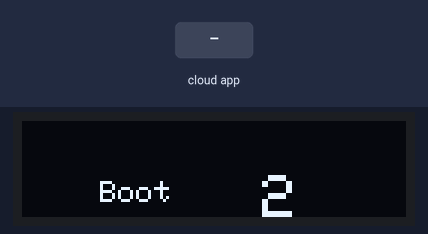
Recording of a sketch running on a simulated ESP32. On the bench: 128×32 one-colour display. The inputs (shaded band) are chosen by the test bench. WiFi joins after 1.5 s; servers stay silent unless stated; the display library's start-up logo is not drawn; no MQTT or app messages arrive unless stated; not simulated (calls return 0 or success): PrivateCredentials.h; names the files do not define were given values by the test bench: AIO_SERVERPORT = 80; what the sketch prints to the serial monitor is not drawn.

Above: at 3.6 s.
At 15.2 s:
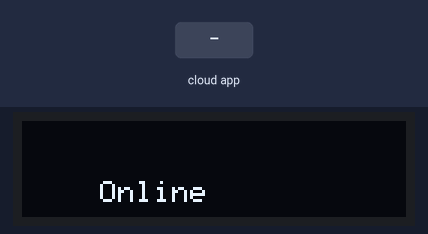
15.3 s: the phone or cloud app sets Temp3 to 1
At 22.5 s:
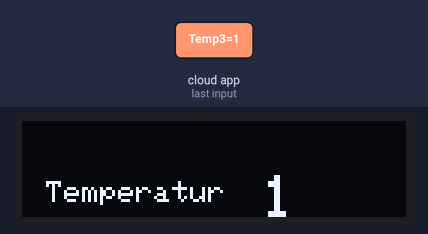
22.8 s: the phone or cloud app sets Fugt3 to 1
At 33.4 s:
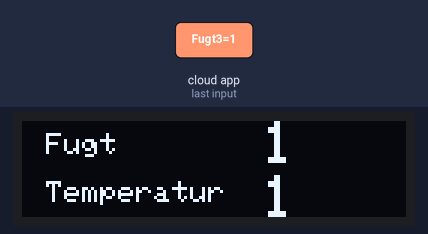
33.8 s: the phone or cloud app sets Temp3 to 0
At 44.2 s:
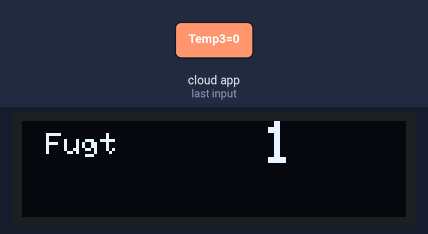
Timing chart, 0 to 45.7 s (numbered marks = the images above; inputs shaded):
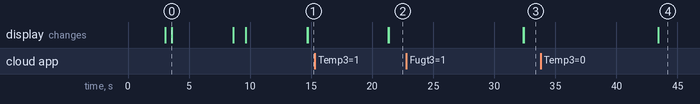

The sketch:

MQTT32_Visual.ino
```cpp
/***********************************************************************

  Using Adafruit MQTT Library on ESP32. Using SSL/TLS
  https://learn.adafruit.com/mqtt-adafruit-io-and-you/intro-to-adafruit-mqtt
  https://io.adafruit.com/api/docs/mqtt.html

  Test on Lolin C3 Super Mini. SDA/SCL on 8/10 as debug output shows
  [esp32-hal-i2c.c:112] i2cInit(): Initializing I2C Master: sda=8 scl=10 freq=100000
  CPU C3 https://www.aliexpress.com/item/1005006391993583.html

 **********************************************************************/

#include <WiFi.h>
#include "WiFiClientSecure.h"
#include "Adafruit_MQTT.h"
#include "Adafruit_MQTT_Client.h"

#include "Screen.h"

#define LOGO "MQTT32_Visual"

// Setup: Adafruit.io
#include "PrivateCredentials.h" // WiFi, AIO_SERVER, AIO_SERVERPORT, AIO_, AIO_USERNAME, AIO_KEY, adafruitio_root_ca

// WiFiFlient, Secure for SSL/TLS support
WiFiClientSecure client;

// MQTT client
Adafruit_MQTT_Client mqtt(&client, AIO_SERVER, AIO_SERVERPORT, AIO_USERNAME, AIO_KEY);

// Setup a feed for Subscribeing, one for each value
#define SUB "3"  //Mine is called Temp3, Fugt3, ...
Adafruit_MQTT_Subscribe Temp   = Adafruit_MQTT_Subscribe(&mqtt, AIO_USERNAME "/feeds/Temp" SUB);
Adafruit_MQTT_Subscribe Humi   = Adafruit_MQTT_Subscribe(&mqtt, AIO_USERNAME "/feeds/Fugt" SUB);

// Connect and reconnect as necessary to the MQTT server.
void MQTT_connect() {
  if (mqtt.connected()) return; // Stop if already connected.
  scrBooting();

  Serial.print("Connecting to MQTT...  Reading " AIO_USERNAME "/feeds/Temp" SUB);

  int8_t ret, retries = 1;
  while (ret = mqtt.connect() ) { // connect will return 0 for connected
    scrBooting();
    if (retries++ == 5) while(1); //Reboot 5 min
    Serial.println(mqtt.connectErrorString(ret));
    Serial.printf("Retrying MQTT connection in 5 seconds..., %d/5",retries);
    mqtt.disconnect();
    for (byte n=0; n<6; n++,delay(10000) ) scrBooting(); // 1 min
  }
  scrBooting();
  Serial.println(", MQTT Connected!");
}

int32_t TempVal, HumiVal;
bool gotData;
byte noInfoSecs=15;

void doDataStuff()
{
  scrBooting();
  if (noInfoSecs++ >=24) {  //Each step = 10 secs
    noInfoSecs = 24;
    scrCLS();
    static byte pos01=0;
    scrTextBig((pos01++) & 1,"   Offline",0);
  }
  // Get some data, when ready!
  Adafruit_MQTT_Subscribe *subscription;
  while ((subscription = mqtt.readSubscription(5000))) {
    gotData = true;
    if (subscription == &Temp) TempVal = atoi( (char *) Temp.lastread);
    if (subscription == &Humi) HumiVal = atoi( (char *) Humi.lastread);
    delay(1000); //Slow down
  }
  if (gotData) {
    noInfoSecs = 0;
    Serial.printf(F("Read Temp:%d, Humidity:%d\n"), TempVal, HumiVal);
    scrCLS();
    if (TempVal) scrTextBig(1,"Temperatur",TempVal);
    if (HumiVal) scrTextBig(0,"Fugt",HumiVal);
  }
  gotData = false;
}

void loop() {
  scrBooting();
  delay(5000);
  MQTT_connect(); //Ensure the connection to the MQTT server is alive.

  if (bootVar) {
    bootVar = 0;
    scrCLS();
    scrTextBig(1,"   Online",0);
  }

  doDataStuff();
  if(! mqtt.ping()) {
    Serial.println("Disconnecting...");
    mqtt.disconnect();
    noInfoSecs = 200;
  }
}

void setup() {
  delay(1000);
  Serial.begin(115200);
  delay(2000);
  Serial.println(F("\n" LOGO ".ino"));
  scrTextSetup();
  scrBooting();
  delay(500);

  // Connect to WiFi access point.
  WiFi.begin(WLAN_SSID, WLAN_PASS); //Status later..
  Serial.printf(F("Connecting to %s"),WLAN_SSID);
  byte retry;
  retry=0;
  while (WiFi.status() != WL_CONNECTED) {
    scrBooting();
    Serial.print(F(" .."));
    delay(5000);
    if (retry++ == 100) while(1); //Reboot
  }
  Serial.println();
  client.setCACert(adafruitio_root_ca); //Adafruit IO's root CA
  Serial.printf("WiFi connected, IP address: %s\n",WiFi.localIP() .toString().c_str() );
  scrBooting();
  delay(1000);
  scrBooting();

  mqtt.subscribe(&Temp);
  mqtt.subscribe(&Humi);
}
```

Screen.h
```cpp
#pragma once

#include <SPI.h>
#include <Wire.h>
#include <Adafruit_GFX.h>
#include <Adafruit_SSD1306.h>

#define SSDport 0x3c    // 3c or 3d
#define CRTROTATION 2

Adafruit_SSD1306 display(128, 32, &Wire, -1);

void scrTextSetup()
{
  //Wire.begin(8,10);  //8,10 is default for C3 Super Mini
  if (!display.begin(SSD1306_SWITCHCAPVCC, SSDport) ) { // Address 0x3C for 128x32, 0x3D for 128x64
    Serial.println(F("SSD1306 allocation failed"));
    while(1);
  }
  display.setRotation(CRTROTATION); // Uncomment to rotate display 180 degrees
  display.setTextColor(SSD1306_WHITE);
  display.cp437(true);
  display.display();
}

void scrCLS()
{
  display.clearDisplay();
}

void scrTextBig(int line, char* prompt, byte value)
{
  display.setTextSize(1);
  display.setCursor(8, line*16+4);
  display.print(prompt);
  display.display();
  if (!value) return;
  display.setTextSize(2);
  display.setCursor(80, line*18+0);
  display.print(value);
  display.display();
}

byte bootVar=1; // Set to zero, to stop "Boot" info
unsigned long bootTm;
void scrBooting()
{
  if ( bootVar && (millis()-bootTm > 500) ) {
    bootTm = millis();
    scrCLS();
    scrTextBig(1,"   Boot",bootVar);
    if (bootVar++==100) bootVar=1;
  }
}
```

Measured:
- after the input at 15.3 s, the display: first changes after 6.0 s (image 2 shows a later state)
- after the input at 22.8 s, the display: first changes after 9.6 s (image 3 shows a later state)
- after the input at 33.8 s, the display: first changes after 9.6 s (image 4 shows a later state)
- what the display in image 0 shows lasts 5.0 s, from 3.6 s to 8.6 s
